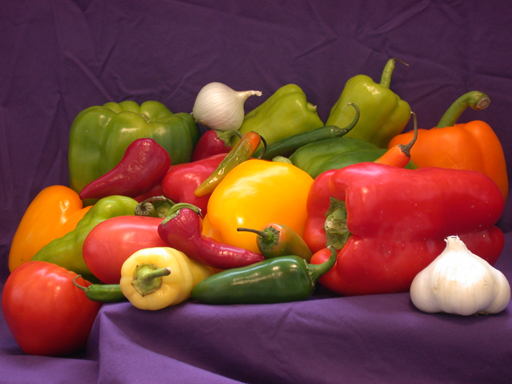
%> input picture Chapter04/images/peppers.png, 512 x 384 px
$ octave example4_10.m   (GNU Octave 9; MATLAB toolbox functions it lacks are replaced by stand-ins)
%> lines starting %> are read from the running program, lines starting %| are printed output that depends on the picture; in (x1, y1, x2, y2) boxes, pixels count from 0 and x2, y2 are one past the last pixel; in counts of white or black regions, pixels touching at a corner belong together; the program's own positions count from 1
% Load image (in greyscale)
A = rgb2gray(imread('images/peppers.png'));
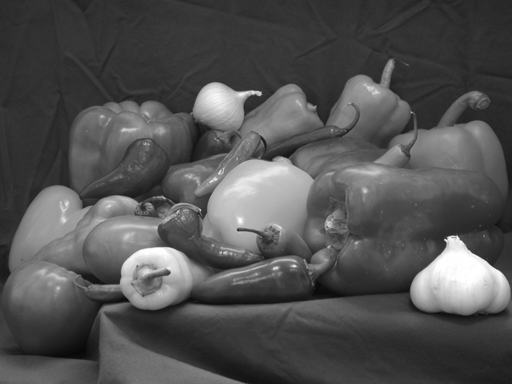
%> A: size 384x512 uint8; min 8, max 255, mean 81.7

% Create 10x10 Log filter
k = fspecial('log', [11, 11], 3.0);

% Zero-Crossing edges (auto-thresholded)
A1 = edge(A, 'zerocross', [], k);
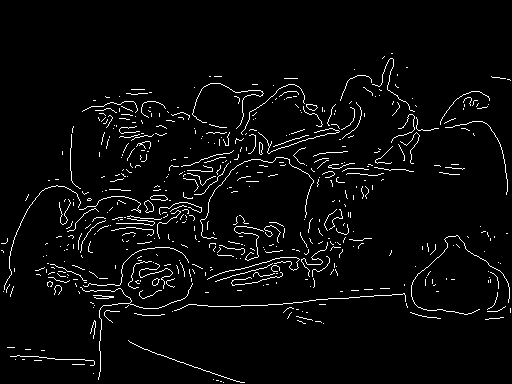
%> A1: size 384x512 logical; 3.7% white in thin lines or dots, all inside (x1, y1, x2, y2) = (1, 53, 511, 383)

% Display images
subplot(1, 2, 1), imagesc(A); axis image; axis off;
subplot(1, 2, 2), imagesc(A1); axis image; axis off;
colormap('gray');

$ run again, with Chapter04/images/circuit.tif saved as Chapter04/images/peppers.png
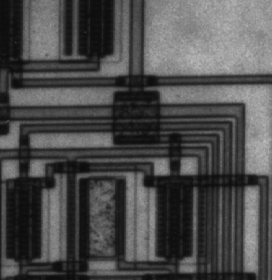
%> input picture Chapter04/images/circuit.tif, 272 x 280 px
%> A is the input picture: size 280x272 uint8; min 12, max 191, mean 76.3
%> `A1 = edge(A, 'zerocross', [], k);`:
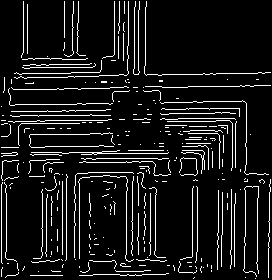
%> A1: size 280x272 logical; 9.2% white in thin lines or dots
